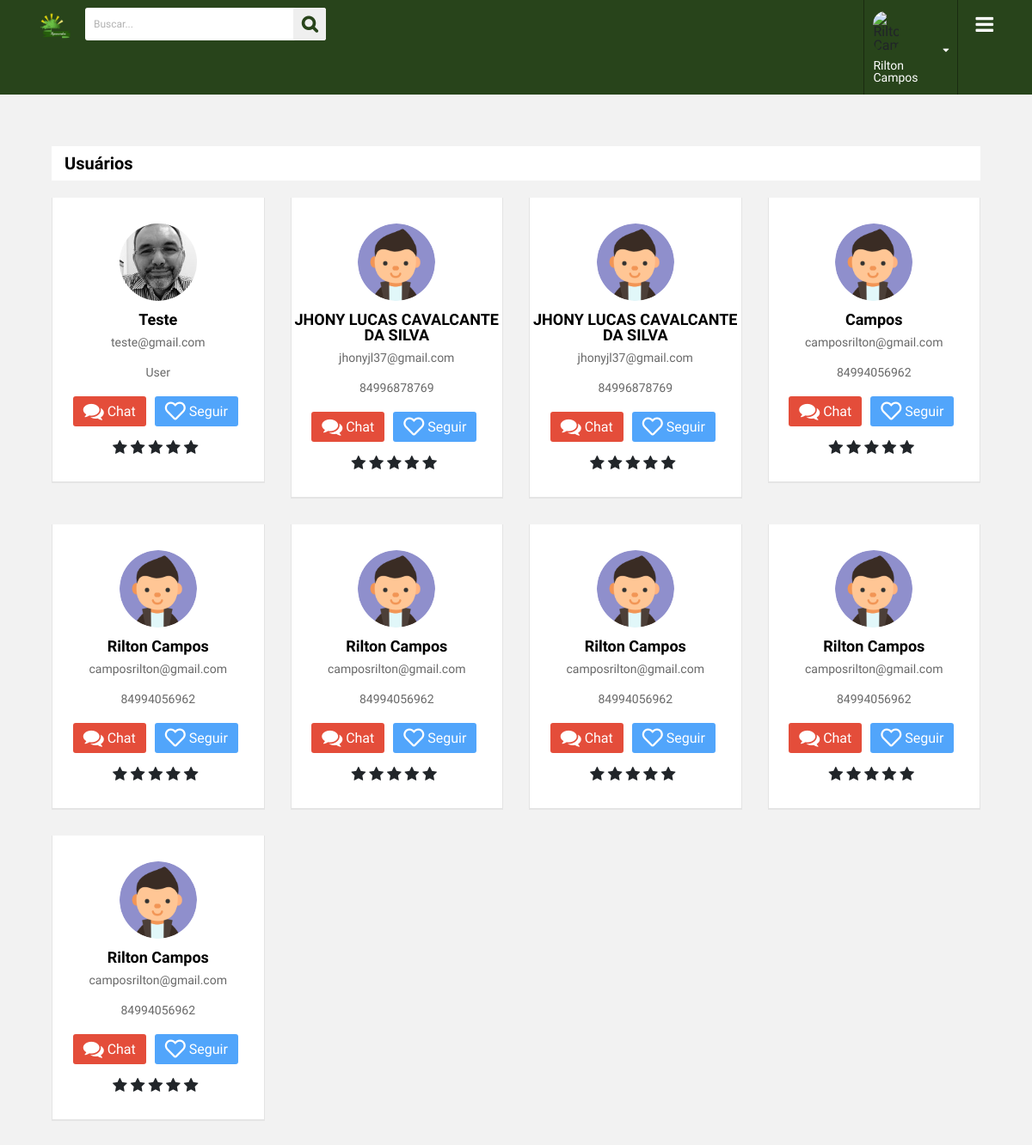
Before: /panel/friends (signed in) with the older database file.
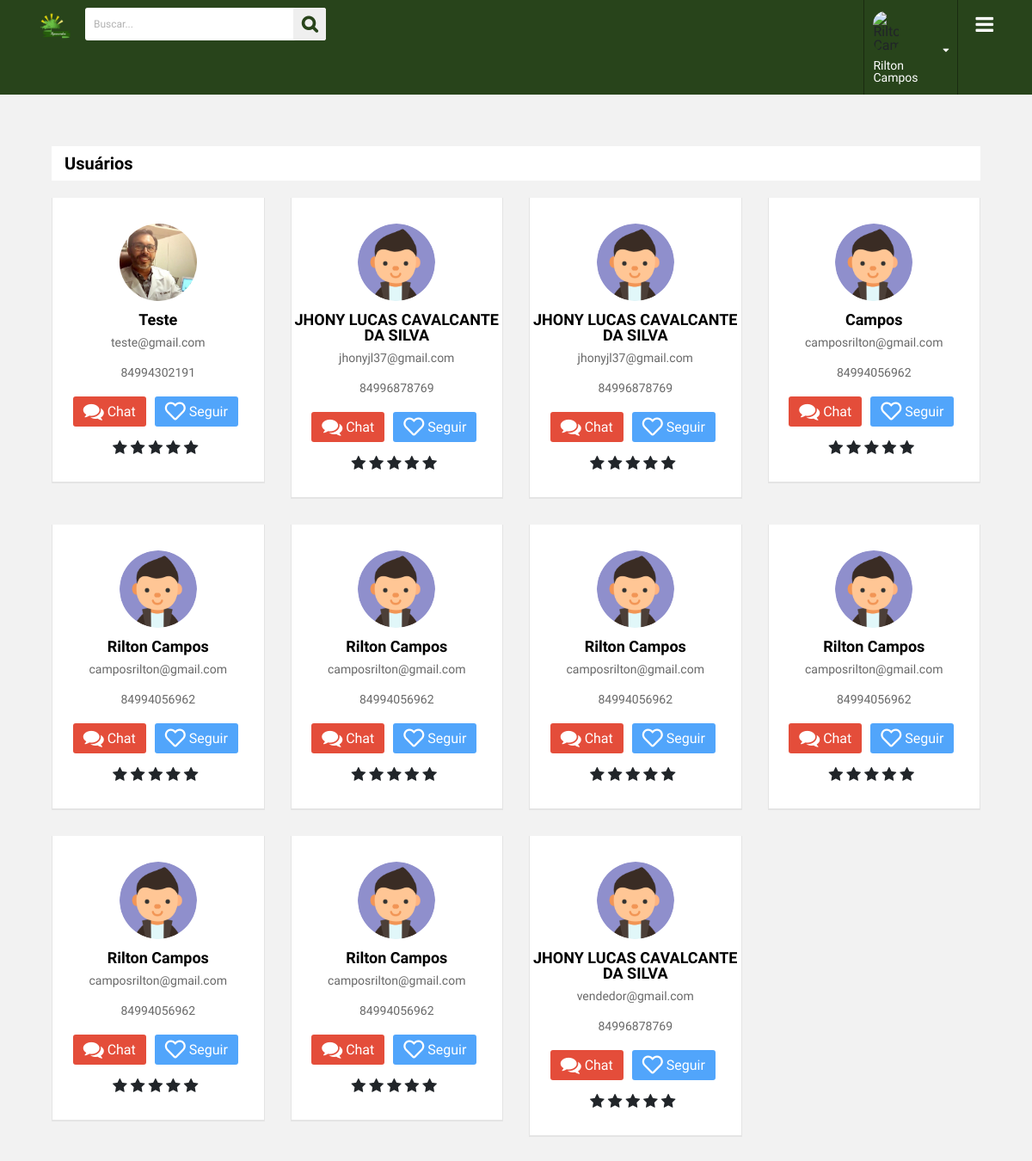
After: the same page with the newer database file.
### tables this page shows
CREATE TABLE IF NOT EXISTS `usuarios` (
  `id` int(11) NOT NULL AUTO_INCREMENT,
  `nome` varchar(250) DEFAULT NULL,
  `avatar` varchar(250) DEFAULT NULL,
  `telefone` varchar(250) DEFAULT NULL,
  `email` varchar(250) DEFAULT NULL,
  `senha` varchar(250) DEFAULT NULL,
  `tipo` enum('V','C') DEFAULT NULL,
  `descricao` text,
  `sexo` enum('M','F') DEFAULT NULL,
  `data_created` timestamp NULL DEFAULT CURRENT_TIMESTAMP,
  `data_update` timestamp NULL DEFAULT CURRENT_TIMESTAMP ON UPDATE CURRENT_TIMESTAMP,
  PRIMARY KEY (`id`)
);

### panel/app/class/Url.class.php (called while the page is built, shortened)
<?php
class Url
{
    private static $url = null;
    private static $baseUrl = null;
    public static function getURL( $id )
    {
        if( isset( self::$url[ $id ] ) )
            return self::$url[ $id ];
        return null;
    }
    public static function getBase()
    {
        if( self::$baseUrl != null )
            return self::$baseUrl;
        $startUrl = strlen( $_SERVER["DOCUMENT_ROOT"] );
        $excludeUrl = substr( $_SERVER["SCRIPT_FILENAME"], $startUrl, -9 );
        if( $excludeUrl[0] == "/" )
            self::$baseUrl = $excludeUrl;
        else
            self::$baseUrl = "/" . $excludeUrl;
        return self::$baseUrl;
    }
    private static function getURLList()
    {
        $startUrl = strlen( $_SERVER["DOCUMENT_ROOT"] ) -1;
        $excludeUrl = substr( $_SERVER["SCRIPT_FILENAME"], $startUrl, -10 );
        $request = $_SERVER['REQUEST_URI'];
        $request = substr( $request, strlen( $excludeUrl ) );
        $urlTmp = explode("?", $request);
        $request = $urlTmp[ 0 ];
        $urlExplodida = explode("/", $request);
        $retorna = array();
        for($a = 0; $a <= count($urlExplodida); $a ++)
        {
            if(isset($urlExplodida[$a]) AND $urlExplodida[$a] != "")
            {
                array_push($retorna, $urlExplodida[$a]);
            }
        }
        self::$url = $retorna;
    }
}
?>

### panel/app/database/Read.class.php (called while the page is built, shortened)
<?php
class Read extends Conn{
    private $Select;
    private $Places;
    private $Result;
    private $Read;
    public function ExeRead($Tabela, $Termos = null, $ParseString = null) {
        if(!empty($ParseString)){
            parse_str($ParseString, $this->Places);
        }
        $this->Select = "SELECT * FROM {$Tabela} {$Termos}";
        $this->Execute();
    }
    public function getResult() {
        return $this->Result;
    }
    public function getRowCount(){
        return $this->Read->rowCount();
    }
    private function Connect() {
        $this->Conn = parent::getConn();
        $this->Read = $this->Conn->prepare($this->Select);
        $this->Read->setFetchMode(PDO::FETCH_ASSOC);
    }
    private function getSyntax() {
        if($this->Places):
            foreach ($this->Places as $Vinculo => $Valor):
                $this->Read->bindValue(":{$Vinculo}", $Valor, (is_int($Valor)? PDO::PARAM_INT : PDO::PARAM_STR));
            endforeach;
        endif;
    }
    private function Execute() {
        $this->Connect();
        try {
            $this->getSyntax();
            $this->Read->execute();
            $this->Result = $this->Read->fetchAll();
        } catch (PDOException $e) {
            $this->Result = null;
            echo 'Message: ' .$e->getMessage();
        }
    }
}

### panel/app/database/Conn.class.php (called while the page is built)
<?php
abstract class Conn {
    private static $Host = HOST;
    private static $User = USER;
    private static $Pass = PASS;
    private static $Bd = BD;
    private static $Connect = null;
    private static function Conectar() {
        try {
            if (self::$Connect == null):
                self::$Connect = new PDO('mysql:host=' . self::$Host . ';dbname=' . self::$Bd, self::$User, self::$Pass);
            endif;
        } catch (PDOException $e) {
            echo 'Message: ' . $e->getMessage();
            die;
        }
        self::$Connect->setAttribute(PDO::ATTR_ERRMODE, PDO::ERRMODE_EXCEPTION);
        return self::$Connect;
    }
    protected static function getConn() {
        return self::Conectar();
    }
}

### panel/app/database/Validation.class.php (called while the page is built, shortened)
<?php
class Validation extends Conn
{
    public static function verificaSeguidor($id_seguindo)
    {
        $id_user = $_SESSION['userId'];
        $read = new Read();
        $read->ExeRead('seguidores', 'where id_user = ' . $id_user . ' AND id_seguindo = ' . $id_seguindo . '');
        if ($read->getRowCount() > 0) {
            return true;
        } else {
            return false;
        }
    }
    public static function getAvalicao($idAvaliado)
    {
        $id_user = $_SESSION['userId'];
        $read = new Read();
        $read->ExeRead('avaliacao', 'WHERE id_user_avaliado=:avaliado AND id_user_avaliador=:avaliador', 'avaliado=' . $idAvaliado . '&avaliador=' . $id_user);
        if ($read->getRowCount() > 0) {
            $data = $read->getResult()[0];
            return $data['pontuacao'];
        } else {
            return 0;
        }
    }
}

### panel/resources/view/dashboard/friends.php (the view, shortened to what this page needs)
<section class="companies-info">
    <div class="container">
        <div class="company-title">
            <h3>Usuários</h3>
        </div>
        <div class="companies-list">
            <div class="row">
                <?php
                $read = new Read();
                $query = 'where id <> ' . $_SESSION['userId'];
                $read->ExeRead('usuarios', $query);
                foreach ($read->getResult() as $users) :
                    extract($users);
                    $avaliacao = Validation::getAvalicao($id);
                    ?>
                    <div class="col-lg-3 col-md-4 col-sm-6 col-12">
                        <div class="company_profile_info">
                            <div class="company-up-info">
                                <img src="<?php echo $avatar != null ? Url::getBase() . 'uplouds/users/' . $avatar : Url::getBase() . '../public/images/user.png' ?>" alt="<?php echo $avatar ?>" alt="">
                                <h3><?php echo $nome ?></h3>
                                <h4><?php echo $email ?></h4>
                                <h4><?php echo $telefone ?></h4>
                                <ul>
                                    <li><a href="./chat/<?php echo $id; ?>" title="Chat" class="message-us"><i class="fa fa-comments"></i> Chat</a></li>
                                    <?php if (Validation::verificaSeguidor($id)) { ?>
                                        <li><a href="#" title="deixar de Seguir" class="hire-us seguir" alt="<?php echo $id ?>"><i class="fas fa-heart"></i> Seguindo</a></li>
                                    <?php } else { ?>
                                        <li><a href="#" title="Seguir" class="hire-us seguir" alt="<?php echo $id ?>"><i class="far fa-heart"></i> Seguir</a></li>
                                    <?php } ?>
                                    <li>
                                        <br>
                                        <div class="vote" id="vote-box-<?php echo $id; ?>">
                                            <label>
                                                <i class="fa <?php echo $avaliacao > 0 ? 'active' : '' ?>"></i>
                                            </label>
                                            <label>
                                                <i class="fa <?php echo $avaliacao > 1 ? 'active' : '' ?>"></i>
                                            </label>
                                            <label>
                                                <i class="fa <?php echo $avaliacao > 2 ? 'active' : '' ?>"></i>
                                            </label>
                                            <label>
                                                <i class="fa <?php echo $avaliacao > 3 ? 'active' : '' ?>"></i>
                                            </label>
                                            <label>
                                                <i class="fa <?php echo $avaliacao > 4 ? 'active' : '' ?>"></i>
                                            </label>
                                        </div>
                                    </li>
                                </ul>
                            </div>
                        </div>
                    </div>
                <?php endforeach ?>
            </div>
        </div>
    </div>
</section>

### panel/index.php (shortened to what this page needs)
<!doctype html>
<html lang="pt-br">
<head>
    <link rel="stylesheet" type="text/css" href="<?php echo Url::getBase(); ?>../public/css/animate.css">
    <link rel="stylesheet" type="text/css" href="<?php echo Url::getBase(); ?>../public/css/bootstrap.min.css">
    <link rel="stylesheet" type="text/css" href="<?php echo Url::getBase(); ?>../public/css/line-awesome.css">
    <link rel="stylesheet" type="text/css" href="<?php echo Url::getBase(); ?>../public/css/line-awesome-font-awesome.min.css">
    <link rel="stylesheet" href="https://use.fontawesome.com/releases/v5.8.1/css/all.css">
    <link rel="stylesheet" type="text/css" href="<?php echo Url::getBase(); ?>../public/lib/slick/slick.css">
    <link rel="stylesheet" type="text/css" href="<?php echo Url::getBase(); ?>../public/lib/slick/slick-theme.css">
    <link rel="stylesheet" type="text/css" href="<?php echo Url::getBase(); ?>../public/css/style.css">
    <link rel="stylesheet" type="text/css" href="<?php echo Url::getBase(); ?>../public/css/responsive.css">
    <link rel="stylesheet" type="text/css" href="<?php echo Url::getBase(); ?>../public/css/loading.css">
    <link rel="stylesheet" href="//maxcdn.bootstrapcdn.com/font-awesome/4.3.0/css/font-awesome.min.css">
</head>
<body oncontextmenu="return false;">
    <div class="wrapper">
        <?php
        include_once("resources/view/dashboard/header.php");
        $pagina = Url::getURL(0);
        if (file_exists("resources/view/dashboard/" . $pagina . ".php")) :
            require_once("resources/view/dashboard/" . $pagina . ".php");
        endif;
        ?>
    </div>
</body>
</html>

### panel/resources/view/dashboard/header.php (shortened to what this page needs)
<header>
    <div class="container">
        <div class="header-data">
            <div class="logo">
                <a href="<?php echo Url::getBase() ?>" title=""><img src="<?php echo Url::getBase() ?>../public/images/logo-agro.png" alt=""></a>
            </div>
            <div class="search-bar">
                <form method="GET" action="<?php echo Url::getBase() ?>friends">
                    <input type="text" name="search" placeholder="Buscar...">
                    <button type="submit"><i class="fa fa-search"></i></button>
                </form>
            </div>
            <div class="menu-btn">
                <a href="#" title=""><i class="fa fa-bars"></i></a>
            </div>
            <div class="user-account">
                <div class="user-info">
                    <img
                        src="<?php echo $_SESSION['avatar']!=null ? Url::getBase() . 'uplouds/users/' . $_SESSION['avatar'] : Url::getBase().'../public/images/user.png' ?>" alt="<?php echo $_SESSION['user'] ?>">
                    <a href="#" title=""><?php echo $_SESSION['user']; ?></a>
                    <i class="fa fa-sort-down"></i>
                </div>
            </div>
        </div>
    </div>
</header>

### public/css/responsive.css (style rules this page uses)
@media (max-width: 1200px) { .menu-btn { display: block; } }

Changed rows visible on the page:
changed usuarios "Teste": avatar: a different picture; telefone "User" → "84994302191"
added usuarios: nome "Rilton Campos", email "camposrilton@gmail.com", telefone "84994056962"
added usuarios: nome "JHONY LUCAS CAVALCANTE DA SILVA", email "vendedor@gmail.com", telefone "84996878769"
